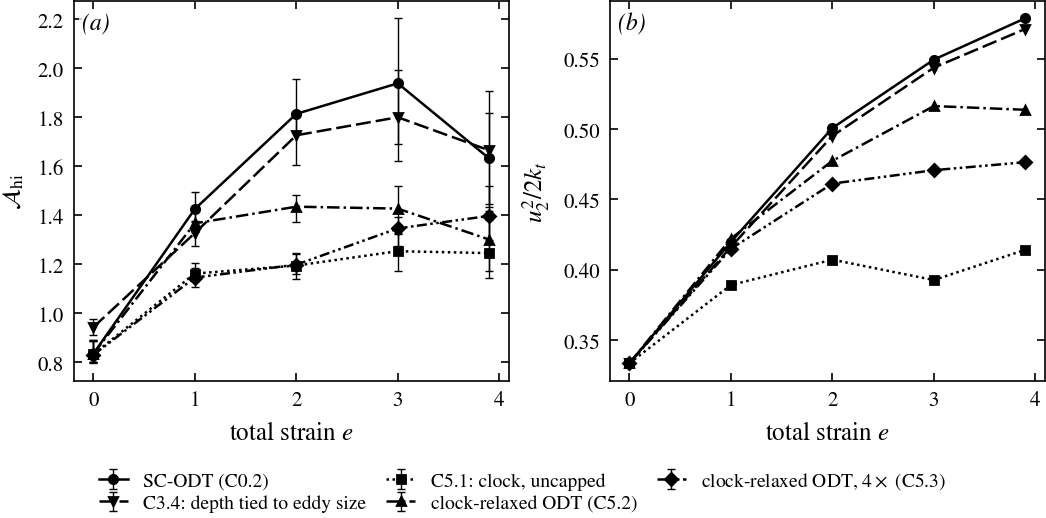

This figure's Python source:
#!/usr/bin/env python3
"""Manuscript figure fig_clock (Part II, sec:clock): the independent
relaxation clock against the eddy-locked family on the transmission
diagnostic.  (a) fine-scale-band imbalance A_hi(e): the eddy-locked
variants fade beyond e~3, the clock holds at every strain; the uncapped
clock included to show the overcorrection.  (b) the price panel:
upwash energy fraction u2^2/2kt(e) — the uncapped clock crushes the
physical one-point anisotropy, the size cap restores it.
Data: newbands/*.npz (caro campaigns 2026-09-07/08, 1024 paired-seed
realisations each, one binary)."""
import os
import sys

import numpy as np

HERE = os.path.dirname(os.path.abspath(__file__))
sys.path.insert(0, os.path.join(HERE, ".."))
from figstyle_jfm import FULL, panel, plt, save  # noqa: E402

NB = os.path.join(HERE, "newbands")
# monochrome: each intervention -> distinct line style + marker (all black)
CASES = [
    ("SC-ODT (C0.2)", "bands_homogeneousStrain2.npz", "o", "-"),
    ("C3.4: depth tied to eddy size", "bands_homogeneousStrain2KS.npz",
     "v", (0, (6, 2))),
    ("C5.1: clock, uncapped", "bands_homogeneousStrain2RC1.npz", "s",
     (0, (1, 1.4))),
    ("clock-relaxed ODT (C5.2)", "bands_homogeneousStrain2RCS1.npz",
     "^", (0, (5, 1.6, 1, 1.6))),
    ("clock-relaxed ODT, $4\\times$ (C5.3)", "bands_homogeneousStrain2RCS4.npz",
     "D", (0, (4, 1.4, 1, 1.4, 1, 1.4))),
]
NBOOT = 2000


def med_ci(x, rng):
    m = np.median(x)
    idx = rng.integers(0, x.size, (NBOOT, x.size))
    mb = np.median(x[idx], axis=1)
    return m, np.percentile(mb, 2.5), np.percentile(mb, 97.5)


def main():
    rng = np.random.default_rng(0)
    fig, (a, b) = plt.subplots(1, 2, figsize=(FULL, 2.3), sharex=True)
    for lab, fn, mk, ls in CASES:
        d = np.load(os.path.join(NB, fn))
        es = d["strains"]
        Ahi = d["E2hi"] / d["Ephi"]
        m, lo, hi = np.array([med_ci(Ahi[:, j], rng)
                              for j in range(len(es))]).T
        a.errorbar(es, m, yerr=[m - lo, hi - m], fmt=mk, ls=ls,
                   color="k", capsize=1.6, capthick=0.5, elinewidth=0.5,
                   ms=3, mfc="k", lw=0.9, label=lab)
        u2 = np.median(d["u2frac"], axis=0)
        b.plot(es, u2, marker=mk, ls=ls, color="k", ms=3, mfc="k", lw=0.9)
    a.set_ylabel(r"$\mathcal{A}_{\rm hi}$")
    a.set_xlabel(r"total strain $e$")
    b.set_ylabel(r"$u_2^2/2k_t$")
    b.set_xlabel(r"total strain $e$")
    h, lab = a.get_legend_handles_labels()
    fig.legend(h, lab, ncol=3, loc="lower center",
               bbox_to_anchor=(0.5, -0.16), columnspacing=1.0)
    panel(a, "a")
    panel(b, "b")
    fig.tight_layout(pad=0.4)
    save(fig, os.path.join(HERE, "fig_clock"))


if __name__ == "__main__":
    main()
